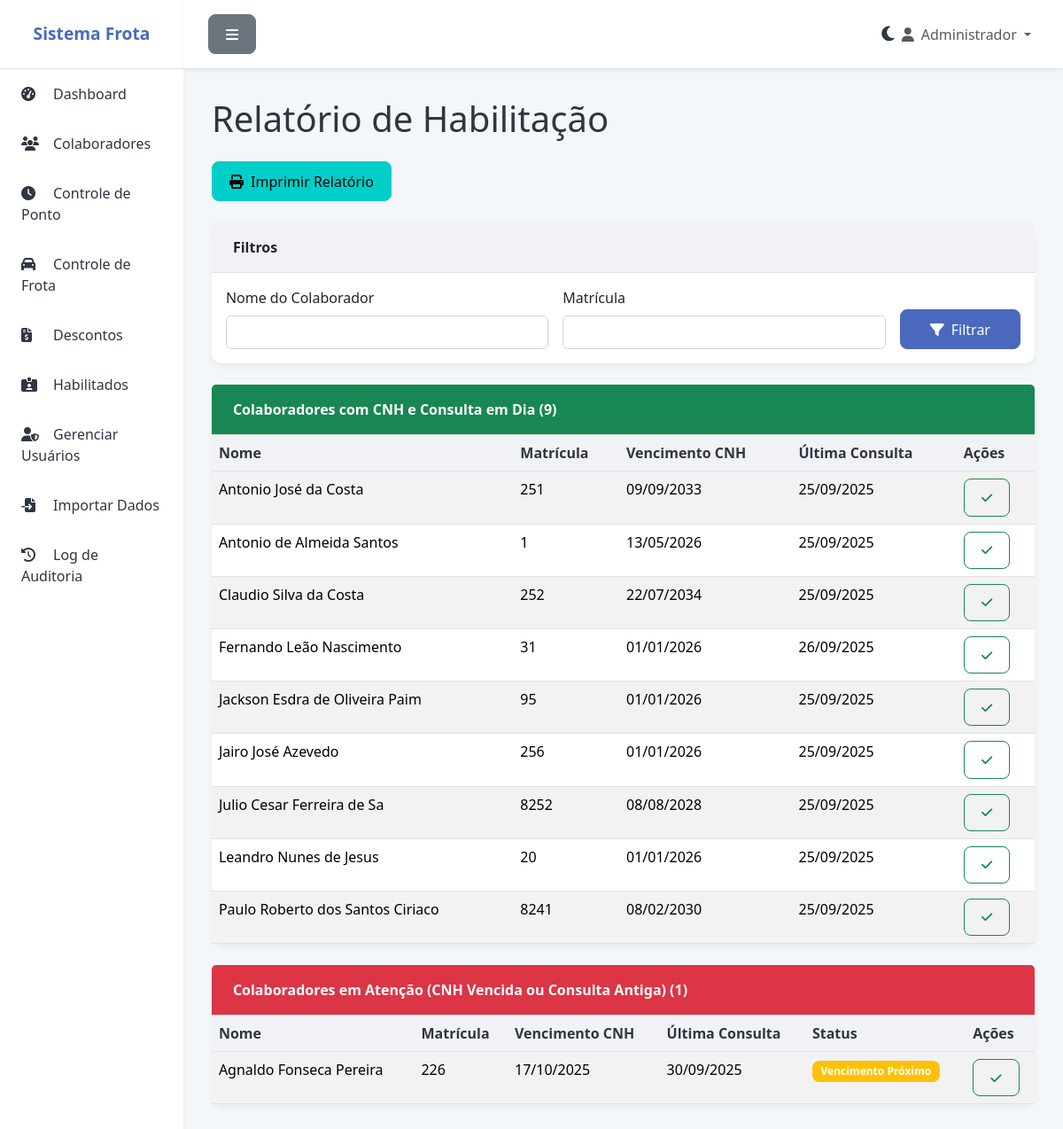
The page /habilitados (signed in) on the database its author committed.
### app.py (models this page shows)
class Usuario(UserMixin, db.Model):
    id = db.Column(db.Integer, primary_key=True)
    username = db.Column(db.String(80), unique=True, nullable=False)
    password_hash = db.Column(db.String(200), nullable=False)
    nome = db.Column(db.String(100), nullable=False)
    email = db.Column(db.String(120), unique=True, nullable=False)
    ativo = db.Column(db.Boolean, default=True)
    criado_em = db.Column(db.DateTime, default=datetime.utcnow)

class Colaborador(db.Model):
    id = db.Column(db.Integer, primary_key=True)
    nome = db.Column(db.String(100), nullable=False)
    matricula = db.Column(db.String(50), unique=True, nullable=False)
    cpf = db.Column(db.String(14), unique=True)
    telefone = db.Column(db.String(20))
    email = db.Column(db.String(120))
    veiculo_vinculado = db.Column(db.String(20))
    ativo = db.Column(db.Boolean, default=True)
    vencimento_cnh = db.Column(db.Date)
    ultima_consulta = db.Column(db.Date)
    criado_em = db.Column(db.DateTime, default=datetime.utcnow)
    pontos = db.relationship('Ponto', backref='colaborador', lazy=True, cascade='all, delete-orphan')
    frotas = db.relationship('Frota', backref='motorista_obj', lazy=True)
    descontos = db.relationship('Desconto', backref='colaborador', lazy=True)

### app.py (the view)
@app.route('/habilitados', methods=['GET'])
@login_required
def habilitados():
    query = Colaborador.query.filter_by(ativo=True).order_by(Colaborador.nome.asc())
    nome = request.args.get('nome')
    matricula = request.args.get('matricula')
    if nome:
        query = query.filter(Colaborador.nome.ilike(f'%{nome}%'))
    if matricula:
        query = query.filter(Colaborador.matricula.ilike(f'%{matricula}%'))
    colaboradores = query.all()
    data_limite_consulta = date.today() - timedelta(days=180)
    data_vencimento_proximo = date.today() + timedelta(days=30)
    habilitados_em_dia = [c for c in colaboradores if c.vencimento_cnh and c.vencimento_cnh > data_vencimento_proximo and c.ultima_consulta and c.ultima_consulta >= data_limite_consulta]
    cnh_atencao = [c for c in colaboradores if c not in habilitados_em_dia]
    return render_template('habilitados.html', habilitados_em_dia=habilitados_em_dia, cnh_atencao=cnh_atencao,
                           selected_nome=nome, selected_matricula=matricula, now=date.today(), data_vencimento_proximo=data_vencimento_proximo)

### app.py (called while the page is built, shortened)
@login_manager.user_loader
def load_user(user_id):
    return Usuario.query.get(int(user_id))

@app.before_request
def create_tables():
    db.create_all()

### templates/habilitados.html (shortened to what this page needs)
{% extends "base.html" %}
{% block content %}
<h1 class="fw-light mb-4">Relatório de Habilitação</h1>
<div class="d-flex justify-content-between align-items-center mb-4">
    <a href="#" class="btn btn-info" onclick="window.print()"><i class="fas fa-print me-2"></i>Imprimir Relatório</a>
</div>
<div class="card mb-4">
    <div class="card-header">Filtros</div>
    <div class="card-body">
        <form method="GET" action="{{ url_for('habilitados') }}">
            <div class="row g-3 align-items-end">
                <div class="col-md-5">
                    <label for="nome" class="form-label">Nome do Colaborador</label>
                    <input type="text" class="form-control" id="nome" name="nome" value="{{ selected_nome or '' }}">
                </div>
                <div class="col-md-5">
                    <label for="matricula" class="form-label">Matrícula</label>
                    <input type="text" class="form-control" id="matricula" name="matricula" value="{{ selected_matricula or '' }}">
                </div>
                <div class="col-md-2">
                    <button type="submit" class="btn btn-primary w-100"><i class="fas fa-filter me-2"></i>Filtrar</button>
                </div>
            </div>
        </form>
    </div>
</div>
<div class="card mb-4">
    <div class="card-header bg-success text-white">
        Colaboradores com CNH e Consulta em Dia ({{ habilitados_em_dia|length }})
    </div>
    <div class="card-body p-0">
        <div class="table-responsive">
            <table class="table table-striped table-hover mb-0">
                <thead>
                    <tr>
                        <th scope="col">Nome</th>
                        <th scope="col">Matrícula</th>
                        <th scope="col">Vencimento CNH</th>
                        <th scope="col">Última Consulta</th>
                        <th scope="col">Ações</th>
                    </tr>
                </thead>
                <tbody>
                    {% for colaborador in habilitados_em_dia %}
                    <tr>
                        <td>{{ colaborador.nome }}</td>
                        <td>{{ colaborador.matricula }}</td>
                        <td>{{ colaborador.vencimento_cnh.strftime('%d/%m/%Y') }}</td>
                        <td>{{ colaborador.ultima_consulta.strftime('%d/%m/%Y') }}</td>
                        <td>
                            <a href="{{ url_for('confirmar_consulta_cnh', id=colaborador.id) }}" class="btn btn-sm btn-outline-success" title="Confirmar Consulta" onclick="return confirm('Confirmar que a CNH de {{ colaborador.nome }} foi consultada hoje?')"><i class="fas fa-check"></i></a>
                        </td>
                    </tr>
                    {% else %}
                    <tr>
                        <td colspan="5" class="text-center text-muted py-4">Nenhum colaborador com CNH e consulta em dia.</td>
                    </tr>
                    {% endfor %}
                </tbody>
            </table>
        </div>
    </div>
</div>
<div class="card">
    <div class="card-header bg-danger text-white">
        Colaboradores em Atenção (CNH Vencida ou Consulta Antiga) ({{ cnh_atencao|length }})
    </div>
    <div class="card-body p-0">
        <div class="table-responsive">
            <table class="table table-striped table-hover mb-0">
                <thead>
                    <tr>
                        <th scope="col">Nome</th>
                        <th scope="col">Matrícula</th>
                        <th scope="col">Vencimento CNH</th>
                        <th scope="col">Última Consulta</th>
                        <th scope="col">Status</th>
                        <th scope="col">Ações</th>
                    </tr>
                </thead>
                <tbody>
                    {% for colaborador in cnh_atencao %}
                    <tr>
                        <td>{{ colaborador.nome }}</td>
                        <td>{{ colaborador.matricula }}</td>
                        <td>{{ colaborador.vencimento_cnh.strftime('%d/%m/%Y') if colaborador.vencimento_cnh else 'N/A' }}</td>
                        <td>{{ colaborador.ultima_consulta.strftime('%d/%m/%Y') if colaborador.ultima_consulta else 'N/A' }}</td>
                        <td>
                            {% if not colaborador.vencimento_cnh or colaborador.vencimento_cnh <= now %}
                                <span class="badge bg-danger">CNH Vencida</span>
                            {% elif colaborador.vencimento_cnh <= data_vencimento_proximo %}
                                <span class="badge bg-warning">Vencimento Próximo</span>
                            {% elif not colaborador.ultima_consulta or (now - colaborador.ultima_consulta).days > 180 %}
                                <span class="badge bg-warning">Consulta Antiga</span>
                            {% else %}
                                <span class="badge bg-secondary">Outro Motivo</span>
                            {% endif %}
                        </td>
                        <td>
                            <a href="{{ url_for('confirmar_consulta_cnh', id=colaborador.id) }}" class="btn btn-sm btn-outline-success" title="Confirmar Consulta" onclick="return confirm('Confirmar que a CNH de {{ colaborador.nome }} foi consultada hoje?')"><i class="fas fa-check"></i></a>
                        </td>
                    </tr>
                    {% endfor %}
                </tbody>
            </table>
        </div>
    </div>
</div>
{% endblock %}

### templates/base.html (shortened to what this page needs)
<!DOCTYPE html>
<html lang="pt-BR">
<head>
    <link href="https://cdn.jsdelivr.net/npm/bootstrap@5.3.3/dist/css/bootstrap.min.css" rel="stylesheet">
    <link rel="stylesheet" href="https://cdnjs.cloudflare.com/ajax/libs/font-awesome/6.5.1/css/all.min.css">
</head>
<body>
    <div class="d-flex" id="wrapper">
        <div id="sidebar-wrapper">
            <div class="sidebar-heading">Sistema Frota</div>
            <div class="list-group list-group-flush">
                <a href="{{ url_for('index') }}" class="list-group-item"><i class="fas fa-tachometer-alt"></i>Dashboard</a>
                <a href="{{ url_for('colaboradores') }}" class="list-group-item"><i class="fas fa-users"></i>Colaboradores</a>
                <a href="{{ url_for('pontos') }}" class="list-group-item"><i class="fas fa-clock"></i>Controle de Ponto</a>
                <a href="{{ url_for('frota') }}" class="list-group-item"><i class="fas fa-car"></i>Controle de Frota</a>
                <a href="{{ url_for('descontos') }}" class="list-group-item"><i class="fas fa-file-invoice-dollar"></i>Descontos</a>
                <a href="{{ url_for('habilitados') }}" class="list-group-item"><i class="fas fa-id-card-alt"></i>Habilitados</a>
                {% if current_user.username == 'admin' %}
                <a href="{{ url_for('usuarios') }}" class="list-group-item"><i class="fas fa-user-shield"></i>Gerenciar Usuários</a>
                <a href="{{ url_for('importar') }}" class="list-group-item"><i class="fas fa-file-import"></i>Importar Dados</a>
                <a href="{{ url_for('auditoria') }}" class="list-group-item"><i class="fas fa-history"></i>Log de Auditoria</a>
                {% endif %}
            </div>
        </div>
        <div id="page-content-wrapper">
            <nav class="navbar navbar-expand-lg navbar-light border-bottom">
                <div class="container-fluid">
                    <button class="btn btn-secondary" id="menu-toggle"><i class="fas fa-bars"></i></button>
                    <div class="collapse navbar-collapse" id="navbarSupportedContent">
                        <ul class="navbar-nav ms-auto mt-2 mt-lg-0">
                             <li class="nav-item d-flex align-items-center">
                                <span class="mode-toggle" id="mode-toggle">
                                    <i class="fas fa-moon"></i>
                                </span>
                             </li>
                             {% if current_user.is_authenticated %}
                            <li class="nav-item dropdown">
                                <a class="nav-link dropdown-toggle" href="#" id="navbarDropdown" role="button" data-bs-toggle="dropdown" aria-expanded="false">
                                    <i class="fas fa-user me-2"></i>{{ current_user.nome }}
                                </a>
                            </li>
                             {% endif %}
                        </ul>
                    </div>
                </div>
            </nav>
            <main class="container-fluid">
                {% block content %}{% endblock %}
            </main>
        </div>
        </div>
</body>
</html>

### templates/base.html (style rules this page uses)
:root { --primary-color: #4a69bd; --secondary-color: #8b9dc3; --success-color: #6c5ce7; --danger-color: #e84393; --warning-color: #fdcb6e; --info-color: #00cec9; --light-color: #f1f2f6; --dark-color: #2f3640; --background-color: #f4f7f9; --card-background: #ffffff; --sidebar-background: #ffffff; --sidebar-text: #2f3640; --header-background: #ffffff; }
body { background-color: var(--background-color); font-family: 'Segoe UI', Roboto, 'Helvetica Neue', Arial, sans-serif; color: var(--dark-color); transition: background-color 0.3s, color 0.3s; }
#wrapper { display: flex; }
#sidebar-wrapper { min-height: 100vh; width: 250px; background-color: var(--sidebar-background); box-shadow: 0 4px 6px rgba(0, 0, 0, 0.05); transition: all 0.3s ease; }
.sidebar-heading { padding: 1.5rem 1rem; font-size: 1.2rem; font-weight: bold; color: var(--primary-color); text-align: center; border-bottom: 1px solid #e0e0e0; }
.list-group-item { background-color: var(--sidebar-background) !important; color: var(--sidebar-text) !important; border: none; padding: 1rem 1.5rem; transition: background-color 0.3s, color 0.3s; border-radius: 0; }
.list-group-item i { width: 20px; margin-right: 1rem; }
#page-content-wrapper { flex-grow: 1; width: 100%; transition: all 0.3s ease; }
.navbar { background-color: var(--header-background) !important; border-bottom: 1px solid #e0e0e0; padding: 1rem; box-shadow: 0 2px 4px rgba(0, 0, 0, 0.05); transition: background-color 0.3s; }
main.container-fluid { padding: 2rem !important; }
.card { border: none; border-radius: 0.75rem; background-color: var(--card-background); box-shadow: 0 4px 6px rgba(0, 0, 0, 0.05); transition: transform 0.3s ease, background-color 0.3s; }
.card-header { background-color: var(--light-color); border-bottom: 1px solid #e0e0e0; font-weight: bold; padding: 1rem 1.5rem; border-top-left-radius: 0.75rem; border-top-right-radius: 0.75rem; transition: background-color 0.3s, border-bottom 0.3s; }
.table { color: var(--dark-color); }
.table thead th { background-color: var(--light-color); color: var(--sidebar-text); transition: background-color 0.3s; }
.form-control, .form-select, .form-control:focus, .form-select:focus { background-color: var(--card-background); color: var(--sidebar-text); border-color: #ced4da; transition: background-color 0.3s, color 0.3s, border-color 0.3s; }
.btn { border-radius: 0.5rem; font-weight: 500; padding: 0.6rem 1.2rem; transition: background-color 0.3s, color 0.3s, border-color 0.3s; }
.btn-primary { background-color: var(--primary-color); border-color: var(--primary-color); }
.btn-info { background-color: var(--info-color); border-color: var(--info-color); }
.badge { border-radius: 0.5rem; padding: 0.5em 0.8em; font-weight: 600; }
.mode-toggle { cursor: pointer; font-size: 1.2rem; margin-left: 1rem; color: var(--sidebar-text); }

### rows shown on the page
Usuario: nome "Administrador"
Colaborador: nome "Antonio José da Costa", matricula "251", vencimento_cnh "09/09/2033", ultima_consulta "25/09/2025"
Colaborador: nome "Antonio de Almeida Santos", matricula "1", vencimento_cnh "13/05/2026", ultima_consulta "25/09/2025"
Colaborador: nome "Claudio Silva da Costa", matricula "252", vencimento_cnh "22/07/2034", ultima_consulta "25/09/2025"
Colaborador: nome "Fernando Leão Nascimento", matricula "31", vencimento_cnh "01/01/2026", ultima_consulta "26/09/2025"
Colaborador: nome "Jackson Esdra de Oliveira Paim", matricula "95", vencimento_cnh "01/01/2026", ultima_consulta "25/09/2025"
Colaborador: nome "Jairo José Azevedo", matricula "256", vencimento_cnh "01/01/2026", ultima_consulta "25/09/2025"
Colaborador: nome "Julio Cesar Ferreira de Sa", matricula "8252", vencimento_cnh "08/08/2028", ultima_consulta "25/09/2025"
Colaborador: nome "Leandro Nunes de Jesus", matricula "20", vencimento_cnh "01/01/2026", ultima_consulta "25/09/2025"
Colaborador: nome "Paulo Roberto dos Santos Ciriaco", matricula "8241", vencimento_cnh "08/02/2030", ultima_consulta "25/09/2025"
Colaborador: nome "Agnaldo Fonseca Pereira", matricula "226", vencimento_cnh "17/10/2025", ultima_consulta "30/09/2025", shows "Vencimento Próximo"

### other values the page prints
{{ habilitados_em_dia|length }} "9"
{{ cnh_atencao|length }} "1"
